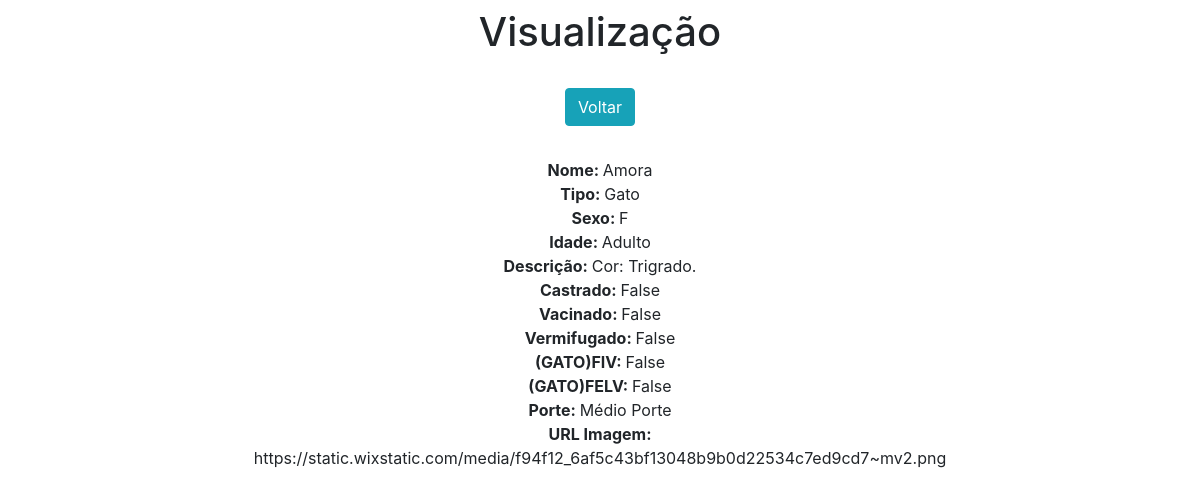
Screenshot of /admin-accg/animal/2/ with the database file from the repository.
### app/models.py (models this page shows)
class Animais(models.Model):
    sexo = {
        "F": "Fêmea",
        "M": "Macho",
    }
    tipo = {
        "Gato": "Gato",
        "Cachorro": "Cachorro",
    }
    porte = {
        "Pequeno Porte": "Pequeno Porte",
        "Médio Porte": "Médio Porte",
        "Grande Porte": "Grande Porte",
    }
    idade = {
        "Filhote": "Filhote",
        "Adulto": "Adulto",
        "Idoso": "Idoso",
    }
    nome = models.CharField(max_length=30)
    idade = models.CharField(max_length=10, choices=idade)
    descricao = models.TextField()
    castrado = models.BooleanField()
    vacinado = models.BooleanField()
    vermifugado = models.BooleanField()
    fiv = models.BooleanField(default=False)
    felv = models.BooleanField(default=False)
    sexo = models.CharField(max_length=1, choices=sexo)
    tipo = models.CharField(max_length=10, choices=tipo)
    porte = models.CharField(max_length=20, choices=porte, default=porte["Médio Porte"])
    url_imagem = models.CharField(max_length=100, default="https://static.wixstatic.com/media/f94f12_6af5c43bf13048b9b0d22534c7ed9cd7~mv2.png")

### app/views.py (the view)
# urls.py: path('admin-accg/animal/<int:pk>/', animal, name='animal'),
def animal(request, pk):
    data = {}
    data['db'] = Animais.objects.get(pk=pk)
    return render(request, 'animal.html', data)

### app/templates/animal.html (shortened to what this page needs)
<!DOCTYPE html>
<html lang="pt-br">
<head>
    <link rel="stylesheet" href="https://stackpath.bootstrapcdn.com/bootstrap/4.4.1/css/bootstrap.min.css">
</head>
<body>
    <div class="col-8 m-auto pt-2 pb-2 text-center">
    <h1>Visualização</h1>
</div>
<div class="col-8 m-auto pt-3 pb-2 text-center">
    <a href="/admin-accg/" class="btn btn-info">Voltar</a>
</div>
<div class="col-8 m-auto pt-4 pb-2 text-center">
    <strong>Nome: </strong>{{db.nome}}<br>
    <strong>Tipo: </strong>{{db.tipo}}<br>
    <strong>Sexo: </strong>{{db.sexo}}<br>
    <strong>Idade: </strong>{{db.idade}}<br>
    <strong>Descrição: </strong>{{db.descricao}}<br>
    <strong>Castrado: </strong>{{db.castrado}}<br>
    <strong>Vacinado: </strong>{{db.vacinado}}<br>
    <strong>Vermifugado: </strong>{{db.vermifugado}}<br>
    <strong>(GATO)FIV: </strong>{{db.fiv}}<br>
    <strong>(GATO)FELV: </strong>{{db.felv}}<br>
    <strong>Porte: </strong>{{db.porte}}<br>
    <strong>URL Imagem: </strong>{{db.url_imagem}}<br>
</div>
</body>
</html>

### rows the page displays
Animais: nome "Amora", tipo "Gato", sexo "F", idade "Adulto", descricao "Cor: Trigrado.", castrado "False", vacinado "False", vermifugado "False", fiv "False", felv "False", porte "Médio Porte", url_imagem "https://static.wixstatic.com/media/f94f12_6af5c43bf13048b9b0d22534c7ed9cd7~mv2.png"
